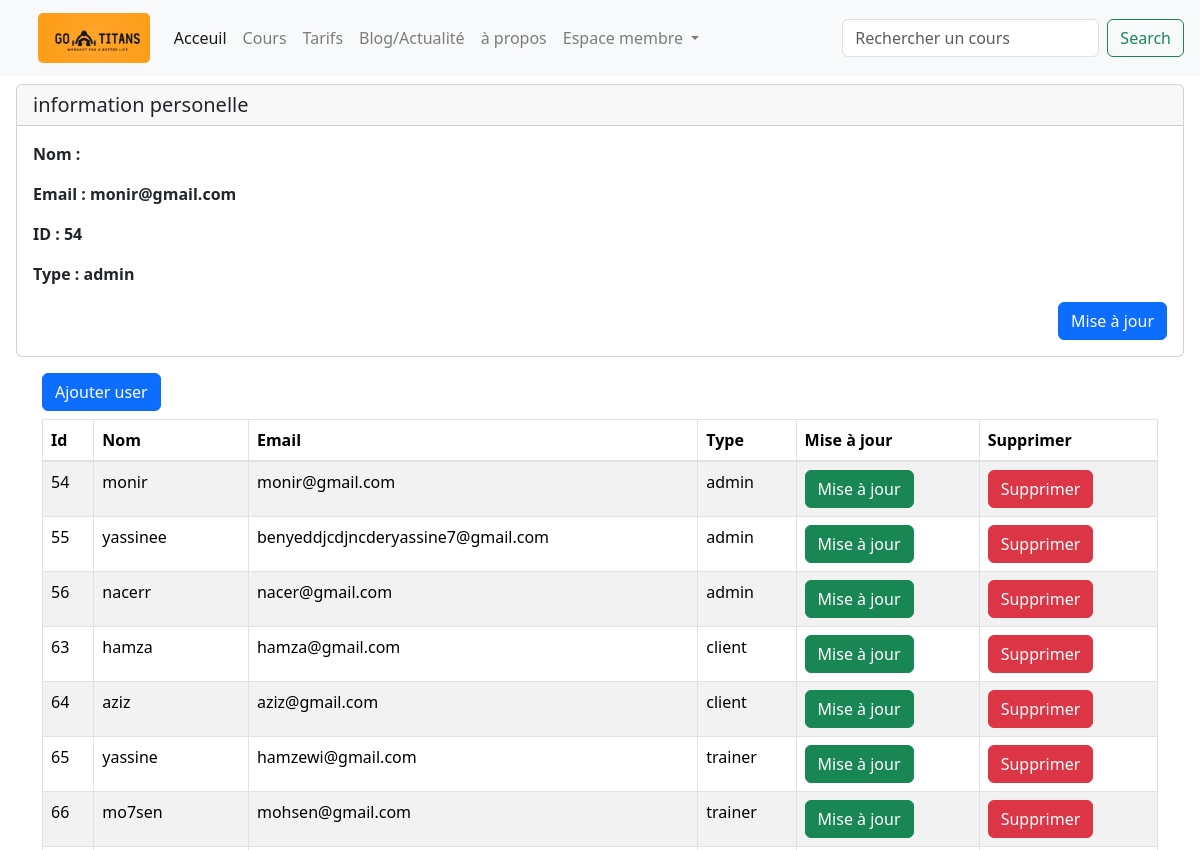
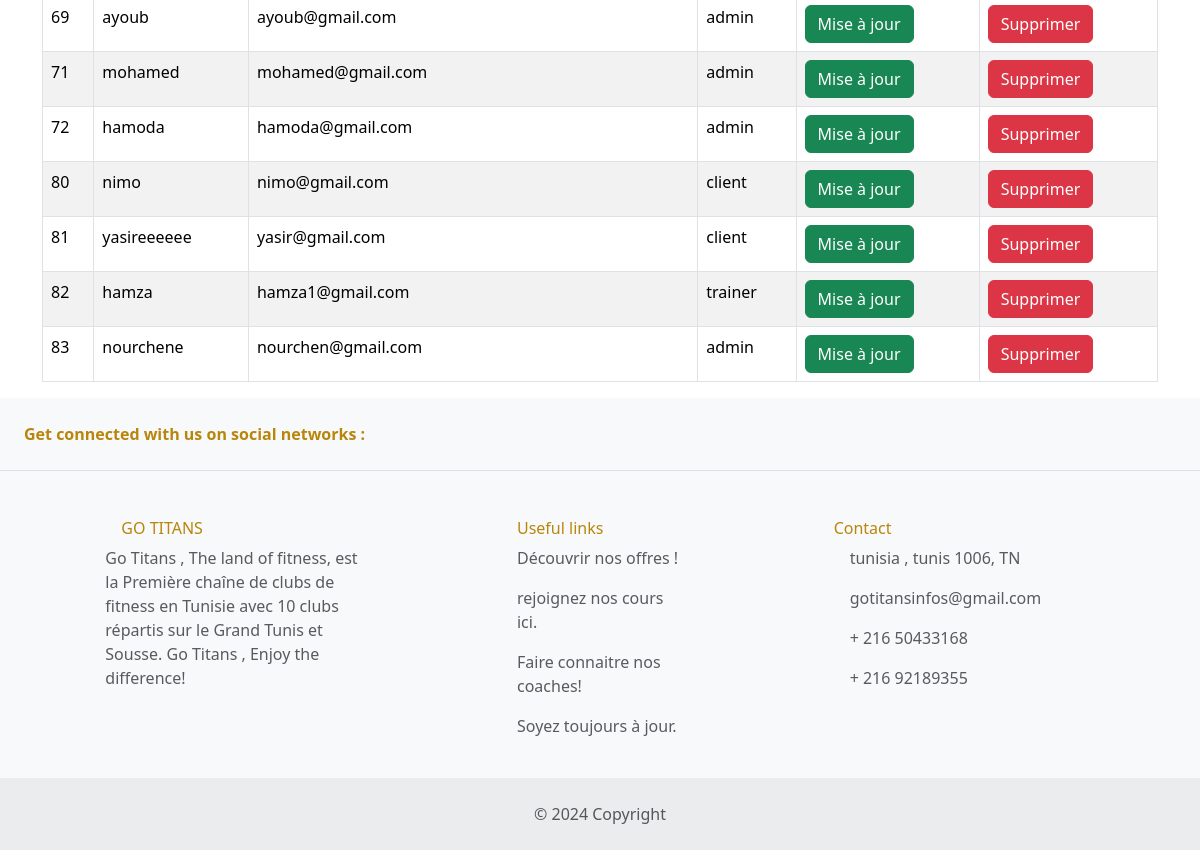
/web-app/View/admin/profile.php (signed in), run on an earlier commit of the app's database (2 pictures, top to bottom).
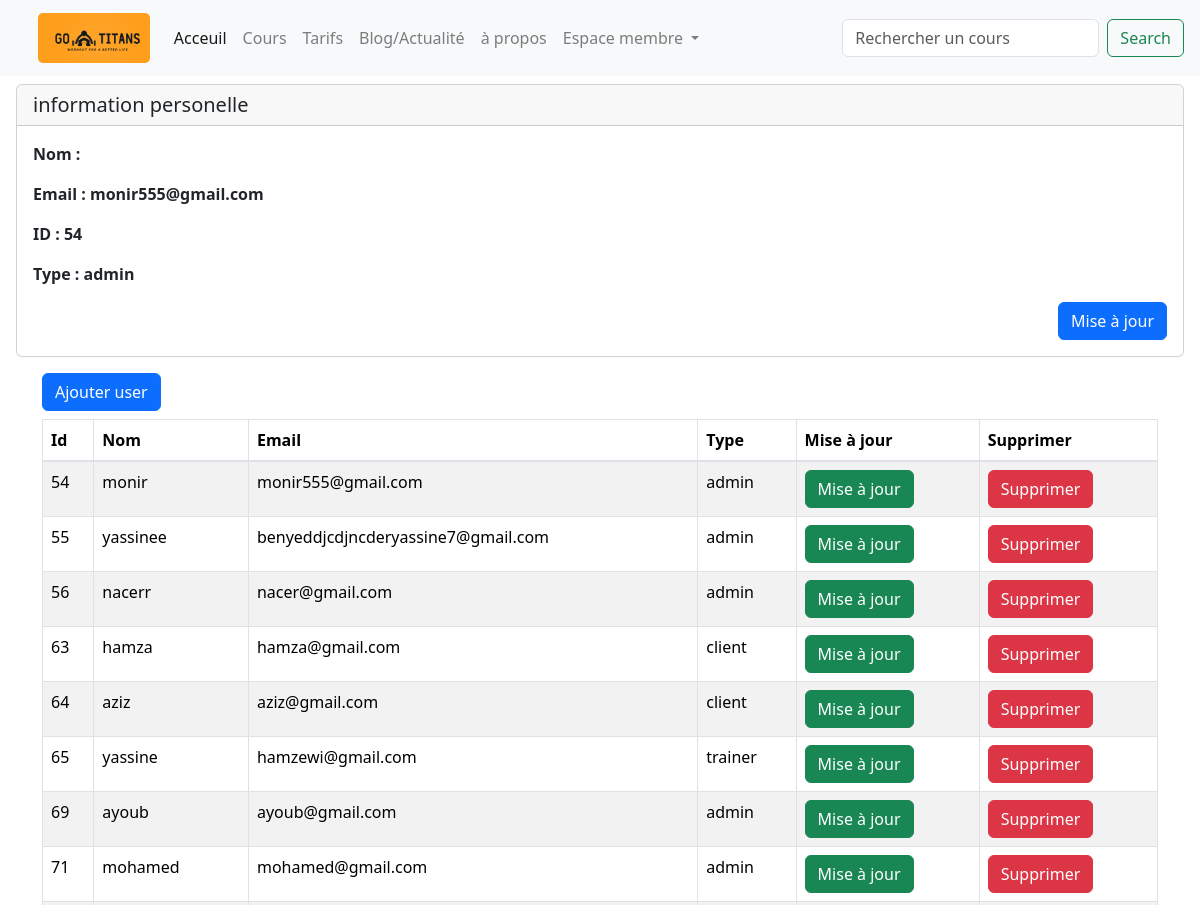
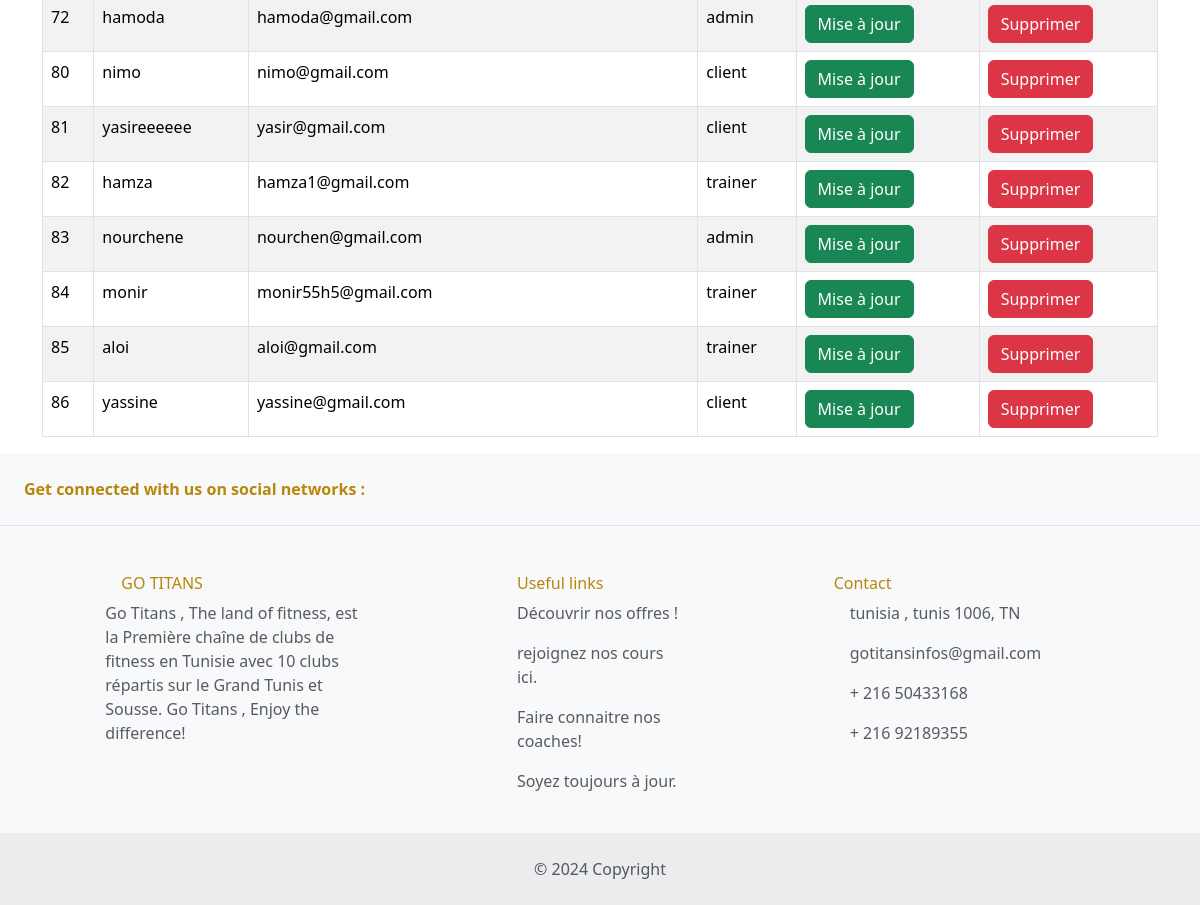
And on a later commit of the database (2 pictures, top to bottom).
### tables this page shows
CREATE TABLE `users` (
  `user_id` int(11) NOT NULL,
  `name` varchar(40) NOT NULL,
  `email` varchar(128) NOT NULL,
  `password` varchar(128) NOT NULL,
  `typee` varchar(40) NOT NULL
);

### web-app/Model/admin/users.php (called while the page is built, shortened)
<?php
class users_m implements users_m_interface {
public function database_connect(){
    $connection=mysqli_connect("localhost","admin","admin","pfa");
    return $connection;}
public function lister_users_m(){
    $connection=$this->database_connect();
    $result=$connection->query("SELECT * FROM users");
    return $result;}
}
?>

### web-app/Controller/admin/users.php (called while the page is built, shortened)
<?php
require_once "../../Model/admin/users.php";
class users_c implements users_interface{
  protected $instance;
  public function __construct() {
      $this->instance = new users_m();}
function lister_users_c(){
$result=$this->instance->lister_users_m();
return $result;}
  }
?>

### web-app/View/admin/profile.php (the view, shortened to what the changed rows need)
<!DOCTYPE html>
<html>
<head>
    <link rel="stylesheet" href="..\css\css.css">
    <link rel="stylesheet" href="https://cdn.jsdelivr.net/npm/bootstrap@4.0.0/dist/css/bootstrap.min.css">
    <link href="https://cdn.jsdelivr.net/npm/bootstrap@5.3.3/dist/css/bootstrap.min.css" rel="stylesheet">
  </head>
<body class="bgcolor">
    <div class="card mb-3 mr-3 ml-3 mt-2">
  <div class="card-body">
    <p class="card-text"><strong>Email :  <?php echo  $_SESSION['email']; ?></strong></p>
</div>
</div>
<div class="container">
    <table class="table table-hover table-bordered table-striped">
<thead><tr>
  <th>Id</th>
<th>Nom</th>
<th>Email</th>
<th>Type</th>
<th>Mise à jour</th>
<th>Supprimer</th>
</tr></thead>
<tbody>
<?php
include_once "../../Controller/admin/users.php";
$instance = new users_c();
$result = $instance->lister_users_c();
while($row = mysqli_fetch_assoc($result)) {
    echo "<tr>";
    echo "<td>" . $row['user_id'] . "</td>";
    echo "<td>" . $row['name'] . "</td>";
    echo "<td>" . $row['email'] . "</td>";
    echo "<td>" . $row['typee'] . "</td>";
    echo "<td><a href='update_user.php?id=" . $row['user_id'] . "' class='btn btn-success'>Mise à jour</a></td>";
    echo "<td><a href='../../Controller/admin/delete_user.php?id=" . $row['user_id'] . "' class='btn btn-danger'>Supprimer</a></td>";
    echo "</tr>";
}
?>
</tbody>
    </table>
</div>
      </body>
      </html>

What changed in the data, as far as the page shows it:
removed users: user_id "66", name "mo7sen", email "mohsen@gmail.com", typee "trainer"
changed users id 54: email "monir@gmail.com" → "monir555@gmail.com"
added users: user_id "84", name "monir", email "monir55h5@gmail.com", typee "trainer"
added users: user_id "85", name "aloi", email "aloi@gmail.com", typee "trainer"
added users: user_id "86", name "yassine", email "yassine@gmail.com", typee "client"
Also different on the page:
$_SESSION['email']: "monir@gmail.com" → "monir555@gmail.com"
